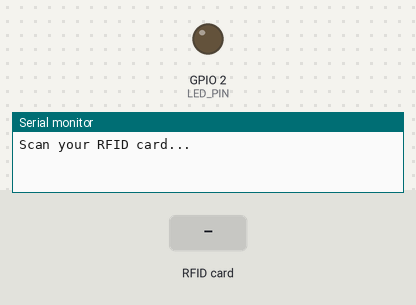
The sketch below on a simulated ESP32. Parts: output pins drawn as LEDs (lit = HIGH), the last lines printed to the serial monitor. Inputs (shaded band) come from the test bench.

Above: at 1.2 s.
1.3 s: RFID card 19 07 B8 89 held to the reader
At 2.6 s:
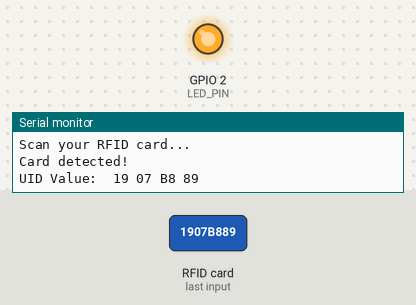
Timing chart, 0 to 7.8 s (numbered marks = the images above; inputs shaded):
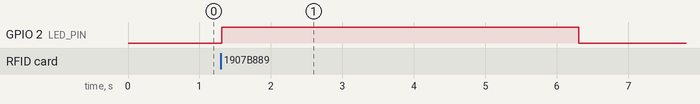

The sketch:

ESP32_RFID_AllowedUID_LED.ino
```cpp
// RFID PORT
// VCC   --   3.3 V
// RST   --   22
// GND   --   GND
// IRQ   --   NOT USE
// MISO  --   19
// MOSI  --   23
// SCK   --   18
// SDA   --   21

#include <SPI.h>
#include <MFRC522.h>

#define RST_PIN    22
#define SS_PIN     21
#define LED_PIN    2

MFRC522 mfrc522(SS_PIN, RST_PIN);  // Create MFRC522 instance.

// Allowed UID
byte allowedUID[] = {0x19, 0x07, 0xB8, 0x89};

void setup() {
  Serial.begin(115200);  // Initialize serial communications with the PC
  SPI.begin();           // Initiate SPI bus
  mfrc522.PCD_Init();    // Initiate MFRC522

  pinMode(LED_PIN, OUTPUT);  // Set LED_PIN as output
  Serial.println("Scan your RFID card...");
}

void loop() {
  // Look for new cards
  if (mfrc522.PICC_IsNewCardPresent() && mfrc522.PICC_ReadCardSerial()) {
    Serial.println("Card detected!");

    // Show UID on serial monitor
    Serial.print("UID Value: ");
    String content = "";
    for (byte i = 0; i < mfrc522.uid.size; i++) {
      content.concat(String(mfrc522.uid.uidByte[i] < 0x10 ? " 0" : " "));
      content.concat(String(mfrc522.uid.uidByte[i], HEX));
    }
    content.toUpperCase();
    Serial.println(content);

    // Compare UID with Allowed UIDs
    if (compareUID(mfrc522.uid.uidByte)) {
      // LED is on for 5 seconds
      digitalWrite(LED_PIN, HIGH);
      delay(5000);
      digitalWrite(LED_PIN, LOW);
    } else {
      Serial.println("WRONG CARD");
    }

    delay(1000);
  }
}

// Function to compare UIDs
bool compareUID(byte* uid) {
  for (byte i = 0; i < sizeof(allowedUID); i++) {
    if (uid[i] != allowedUID[i]) {
      return false;  // UID does not match
    }
  }
  return true;  // UID matches
}
```

Measured:
- after the input at 1.3 s, GPIO 2 (LED_PIN): LOW → HIGH at once, → LOW 5.0 s later
